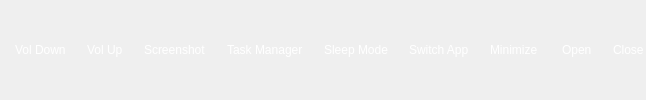
      <widget class="QWidget" name="System">
       <property name="styleSheet">
        <string notr="true">QLabel {
    color: white;
}</string>
       </property>
       <layout class="QGridLayout" name="gridLayout_4">
        <property name="leftMargin">
         <number>0</number>
        </property>
        <property name="topMargin">
         <number>0</number>
        </property>
        <property name="rightMargin">
         <number>0</number>
        </property>
        <property name="bottomMargin">
         <number>0</number>
        </property>
        <property name="spacing">
         <number>0</number>
        </property>
        <item row="0" column="0">
         <widget class="QFrame" name="SystemFrame">
          <property name="sizePolicy">
           <sizepolicy hsizetype="Preferred" vsizetype="Fixed">
            <horstretch>0</horstretch>
            <verstretch>0</verstretch>
           </sizepolicy>
          </property>
          <property name="maximumSize">
           <size>
            <width>16777215</width>
            <height>40</height>
           </size>
          </property>
          <property name="styleSheet">
           <string notr="true">QFrame { border: none; }
</string>
          </property>
          <property name="frameShape">
           <enum>QFrame::StyledPanel</enum>
          </property>
          <property name="frameShadow">
           <enum>QFrame::Raised</enum>
          </property>
          <layout class="QHBoxLayout" name="horizontalLayout_45">
           <property name="spacing">
            <number>0</number>
           </property>
           <property name="leftMargin">
            <number>0</number>
           </property>
           <property name="topMargin">
            <number>0</number>
           </property>
           <property name="rightMargin">
            <number>0</number>
           </property>
           <property name="bottomMargin">
            <number>0</number>
           </property>
           <item>
            <widget class="QFrame" name="DownFrame_2">
             <property name="sizePolicy">
              <sizepolicy hsizetype="Preferred" vsizetype="Fixed">
               <horstretch>0</horstretch>
               <verstretch>0</verstretch>
              </sizepolicy>
             </property>
             <property name="frameShape">
              <enum>QFrame::StyledPanel</enum>
             </property>
             <property name="frameShadow">
              <enum>QFrame::Raised</enum>
             </property>
             <layout class="QHBoxLayout" name="horizontalLayout_16">
              <property name="spacing">
               <number>4</number>
              </property>
              <property name="leftMargin">
               <number>0</number>
              </property>
              <property name="topMargin">
               <number>0</number>
              </property>
              <property name="rightMargin">
               <number>0</number>
              </property>
              <property name="bottomMargin">
               <number>0</number>
              </property>
              <item>
               <widget class="QFrame" name="VolDown_2">
                <property name="sizePolicy">
                 <sizepolicy hsizetype="Fixed" vsizetype="Fixed">
                  <horstretch>0</horstretch>
                  <verstretch>0</verstretch>
                 </sizepolicy>
                </property>
                <property name="frameShape">
                 <enum>QFrame::StyledPanel</enum>
                </property>
                <property name="frameShadow">
                 <enum>QFrame::Raised</enum>
                </property>
                <layout class="QHBoxLayout" name="horizontalLayout_17">
                 <property name="spacing">
                  <number>6</number>
                 </property>
                 <property name="leftMargin">
                  <number>2</number>
                 </property>
                 <property name="topMargin">
                  <number>0</number>
                 </property>
                 <property name="rightMargin">
                  <number>2</number>
                 </property>
                 <property name="bottomMargin">
                  <number>0</number>
                 </property>
                 <item>
                  <widget class="QLabel" name="Icon_11">
                   <property name="maximumSize">
                    <size>
                     <width>25</width>
                     <height>25</height>
                    </size>
                   </property>
                   <property name="text">
                    <string/>
                   </property>
                   <property name="pixmap">
                    <pixmap resource="Tray.qrc">:/TrayIcon/SystemTray/0.png</pixmap>
                   </property>
                   <property name="scaledContents">
                    <bool>true</bool>
                   </property>
                  </widget>
                 </item>
                 <item>
                  <widget class="QLabel" name="Text_11">
                   <property name="text">
                    <string>Vol Down</string>
                   </property>
                   <property name="wordWrap">
                    <bool>true</bool>
                   </property>
                  </widget>
                 </item>
                </layout>
               </widget>
              </item>
              <item>
               <widget class="QFrame" name="VolUp">
                <property name="sizePolicy">
                 <sizepolicy hsizetype="Fixed" vsizetype="Fixed">
                  <horstretch>0</horstretch>
                  <verstretch>0</verstretch>
                 </sizepolicy>
                </property>
                <property name="frameShape">
                 <enum>QFrame::StyledPanel</enum>
                </property>
                <property name="frameShadow">
                 <enum>QFrame::Raised</enum>
                </property>
                <layout class="QHBoxLayout" name="horizontalLayout_20">
                 <property name="spacing">
                  <number>6</number>
                 </property>
                 <property name="leftMargin">
                  <number>2</number>
                 </property>
                 <property name="topMargin">
                  <number>0</number>
                 </property>
                 <property name="rightMargin">
                  <number>2</number>
                 </property>
                 <property name="bottomMargin">
                  <number>0</number>
                 </property>
                 <item>
                  <widget class="QLabel" name="Icon_13">
                   <property name="maximumSize">
                    <size>
                     <width>25</width>
                     <height>25</height>
                    </size>
                   </property>
                   <property name="text">
                    <string/>
                   </property>
                   <property name="pixmap">
                    <pixmap resource="Tray.qrc">:/TrayIcon/SystemTray/4.png</pixmap>
                   </property>
                   <property name="scaledContents">
                    <bool>true</bool>
                   </property>
                  </widget>
                 </item>
                 <item>
                  <widget class="QLabel" name="Text_13">
                   <property name="text">
                    <string>Vol Up</string>
                   </property>
                   <property name="wordWrap">
                    <bool>true</bool>
                   </property>
                  </widget>
                 </item>
                </layout>
               </widget>
              </item>
              <item>
               <widget class="QFrame" name="Screenshot">
                <property name="sizePolicy">
                 <sizepolicy hsizetype="Fixed" vsizetype="Fixed">
                  <horstretch>0</horstretch>
                  <verstretch>0</verstretch>
                 </sizepolicy>
                </property>
                <property name="frameShape">
                 <enum>QFrame::StyledPanel</enum>
                </property>
                <property name="frameShadow">
                 <enum>QFrame::Raised</enum>
                </property>
                <layout class="QHBoxLayout" name="horizontalLayout_18">
                 <property name="spacing">
                  <number>6</number>
                 </property>
                 <property name="leftMargin">
                  <number>2</number>
                 </property>
                 <property name="topMargin">
                  <number>0</number>
                 </property>
                 <property name="rightMargin">
                  <number>2</number>
                 </property>
                 <property name="bottomMargin">
                  <number>0</number>
                 </property>
                 <item>
                  <widget class="QLabel" name="Icon_12">
                   <property name="maximumSize">
                    <size>
                     <width>25</width>
                     <height>25</height>
                    </size>
                   </property>
                   <property name="text">
                    <string/>
                   </property>
                   <property name="pixmap">
                    <pixmap resource="Tray.qrc">:/TrayIcon/SystemTray/5.1.png</pixmap>
                   </property>
                   <property name="scaledContents">
                    <bool>true</bool>
                   </property>
                  </widget>
                 </item>
                 <item>
                  <widget class="QLabel" name="Text_12">
                   <property name="text">
                    <string>Screenshot</string>
                   </property>
                   <property name="wordWrap">
                    <bool>true</bool>
                   </property>
                  </widget>
                 </item>
                </layout>
               </widget>
              </item>
              <item>
               <widget class="QFrame" name="TaskManager">
                <property name="sizePolicy">
                 <sizepolicy hsizetype="Fixed" vsizetype="Fixed">
                  <horstretch>0</horstretch>
                  <verstretch>0</verstretch>
                 </sizepolicy>
                </property>
                <property name="frameShape">
                 <enum>QFrame::StyledPanel</enum>
                </property>
                <property name="frameShadow">
                 <enum>QFrame::Raised</enum>
                </property>
                <layout class="QHBoxLayout" name="horizontalLayout_43">
                 <property name="spacing">
                  <number>6</number>
                 </property>
                 <property name="leftMargin">
                  <number>2</number>
                 </property>
                 <property name="topMargin">
                  <number>0</number>
                 </property>
                 <property name="rightMargin">
                  <number>2</number>
                 </property>
                 <property name="bottomMargin">
                  <number>0</number>
                 </property>
                 <item>
                  <widget class="QLabel" name="Icon_31">
                   <property name="maximumSize">
                    <size>
                     <width>30</width>
                     <height>25</height>
                    </size>
                   </property>
                   <property name="text">
                    <string/>
                   </property>
                   <property name="pixmap">
                    <pixmap resource="Tray.qrc">:/TrayIcon/SystemTray/6.png</pixmap>
                   </property>
                   <property name="scaledContents">
                    <bool>true</bool>
                   </property>
                  </widget>
                 </item>
                 <item>
                  <widget class="QLabel" name="Text_29">
                   <property name="sizePolicy">
                    <sizepolicy hsizetype="Preferred" vsizetype="Preferred">
                     <horstretch>0</horstretch>
                     <verstretch>0</verstretch>
                    </sizepolicy>
                   </property>
                   <property name="text">
                    <string>Task Manager</string>
                   </property>
                   <property name="textFormat">
                    <enum>Qt::PlainText</enum>
                   </property>
                   <property name="scaledContents">
                    <bool>false</bool>
                   </property>
                   <property name="wordWrap">
                    <bool>true</bool>
                   </property>
                  </widget>
                 </item>
                </layout>
               </widget>
              </item>
              <item>
               <widget class="QFrame" name="Sleepmode">
                <property name="sizePolicy">
                 <sizepolicy hsizetype="Fixed" vsizetype="Fixed">
                  <horstretch>0</horstretch>
                  <verstretch>0</verstretch>
                 </sizepolicy>
                </property>
                <property name="frameShape">
                 <enum>QFrame::StyledPanel</enum>
                </property>
                <property name="frameShadow">
                 <enum>QFrame::Raised</enum>
                </property>
                <layout class="QHBoxLayout" name="horizontalLayout_23">
                 <property name="spacing">
                  <number>6</number>
                 </property>
                 <property name="leftMargin">
                  <number>2</number>
                 </property>
                 <property name="topMargin">
                  <number>0</number>
                 </property>
                 <property name="rightMargin">
                  <number>2</number>
                 </property>
                 <property name="bottomMargin">
                  <number>0</number>
                 </property>
                 <item>
                  <widget class="QLabel" name="Icon_16">
                   <property name="maximumSize">
                    <size>
                     <width>25</width>
                     <height>25</height>
                    </size>
                   </property>
                   <property name="text">
                    <string/>
                   </property>
                   <property name="pixmap">
                    <pixmap resource="Tray.qrc">:/TrayIcon/SystemTray/2.png</pixmap>
                   </property>
                   <property name="scaledContents">
                    <bool>true</bool>
                   </property>
                  </widget>
                 </item>
                 <item>
                  <widget class="QLabel" name="Text_16">
                   <property name="sizePolicy">
                    <sizepolicy hsizetype="Preferred" vsizetype="Preferred">
                     <horstretch>0</horstretch>
                     <verstretch>0</verstretch>
                    </sizepolicy>
                   </property>
                   <property name="text">
                    <string>Sleep Mode</string>
                   </property>
                   <property name="textFormat">
                    <enum>Qt::PlainText</enum>
                   </property>
                   <property name="scaledContents">
                    <bool>false</bool>
                   </property>
                   <property name="wordWrap">
                    <bool>true</bool>
                   </property>
                  </widget>
                 </item>
                </layout>
               </widget>
              </item>
              <item>
               <widget class="QFrame" name="Switch_2">
                <property name="sizePolicy">
                 <sizepolicy hsizetype="Fixed" vsizetype="Fixed">
                  <horstretch>0</horstretch>
                  <verstretch>0</verstretch>
                 </sizepolicy>
                </property>
                <property name="frameShape">
                 <enum>QFrame::StyledPanel</enum>
                </property>
                <property name="frameShadow">
                 <enum>QFrame::Raised</enum>
                </property>
                <layout class="QHBoxLayout" name="horizontalLayout_22">
                 <property name="spacing">
                  <number>6</number>
                 </property>
                 <property name="leftMargin">
                  <number>2</number>
                 </property>
                 <property name="topMargin">
                  <number>0</number>
                 </property>
                 <property name="rightMargin">
                  <number>2</number>
                 </property>
                 <property name="bottomMargin">
                  <number>0</number>
                 </property>
                 <item>
                  <widget class="QLabel" name="Icon_15">
                   <property name="maximumSize">
                    <size>
                     <width>25</width>
                     <height>25</height>
                    </size>
                   </property>
                   <property name="text">
                    <string/>
                   </property>
                   <property name="pixmap">
                    <pixmap resource="Tray.qrc">:/TrayIcon/SystemTray/3.png</pixmap>
                   </property>
                   <property name="scaledContents">
                    <bool>true</bool>
                   </property>
                  </widget>
                 </item>
                 <item>
                  <widget class="QLabel" name="Text_15">
                   <property name="sizePolicy">
                    <sizepolicy hsizetype="Preferred" vsizetype="Preferred">
                     <horstretch>0</horstretch>
                     <verstretch>0</verstretch>
                    </sizepolicy>
                   </property>
                   <property name="text">
                    <string>Switch App</string>
                   </property>
                   <property name="wordWrap">
                    <bool>true</bool>
                   </property>
                  </widget>
                 </item>
                </layout>
               </widget>
              </item>
              <item>
               <widget class="QFrame" name="Minimize">
                <property name="sizePolicy">
                 <sizepolicy hsizetype="Fixed" vsizetype="Fixed">
                  <horstretch>0</horstretch>
                  <verstretch>0</verstretch>
                 </sizepolicy>
                </property>
                <property name="frameShape">
                 <enum>QFrame::StyledPanel</enum>
                </property>
                <property name="frameShadow">
                 <enum>QFrame::Raised</enum>
                </property>
                <layout class="QHBoxLayout" name="horizontalLayout_41">
                 <property name="spacing">
                  <number>6</number>
                 </property>
                 <property name="leftMargin">
                  <number>2</number>
                 </property>
                 <property name="topMargin">
                  <number>0</number>
                 </property>
                 <property name="rightMargin">
                  <number>2</number>
                 </property>
                 <property name="bottomMargin">
                  <number>0</number>
                 </property>
                 <item>
                  <widget class="QLabel" name="Icon_29">
                   <property name="maximumSize">
                    <size>
                     <width>25</width>
                     <height>25</height>
                    </size>
                   </property>
                   <property name="text">
                    <string/>
                   </property>
                   <property name="pixmap">
                    <pixmap resource="Tray.qrc">:/TrayIcon/SystemTray/8.png</pixmap>
                   </property>
                   <property name="scaledContents">
                    <bool>true</bool>
                   </property>
                  </widget>
                 </item>
                 <item>
                  <widget class="QLabel" name="Text_31">
                   <property name="sizePolicy">
                    <sizepolicy hsizetype="Preferred" vsizetype="Preferred">
                     <horstretch>0</horstretch>
                     <verstretch>0</verstretch>
                    </sizepolicy>
                   </property>
                   <property name="text">
                    <string>Minimize </string>
                   </property>
                   <property name="textFormat">
                    <enum>Qt::PlainText</enum>
                   </property>
                   <property name="scaledContents">
                    <bool>false</bool>
                   </property>
                   <property name="wordWrap">
                    <bool>true</bool>
                   </property>
                  </widget>
                 </item>
                </layout>
               </widget>
              </item>
              <item>
               <widget class="QFrame" name="Open">
                <property name="sizePolicy">
                 <sizepolicy hsizetype="Fixed" vsizetype="Fixed">
                  <horstretch>0</horstretch>
                  <verstretch>0</verstretch>
                 </sizepolicy>
                </property>
                <property name="frameShape">
                 <enum>QFrame::StyledPanel</enum>
                </property>
                <property name="frameShadow">
                 <enum>QFrame::Raised</enum>
                </property>
                <layout class="QHBoxLayout" name="horizontalLayout_21">
                 <property name="spacing">
                  <number>6</number>
                 </property>
                 <property name="sizeConstraint">
                  <enum>QLayout::SetDefaultConstraint</enum>
                 </property>
                 <property name="leftMargin">
                  <number>2</number>
                 </property>
                 <property name="topMargin">
                  <number>0</number>
                 </property>
                 <property name="rightMargin">
                  <number>2</number>
                 </property>
                 <property name="bottomMargin">
                  <number>0</number>
                 </property>
                 <item alignment="Qt::AlignHCenter|Qt::AlignVCenter">
                  <widget class="QLabel" name="Icon_14">
                   <property name="maximumSize">
                    <size>
                     <width>25</width>
                     <height>25</height>
                    </size>
                   </property>
                   <property name="text">
                    <string/>
                   </property>
                   <property name="pixmap">
                    <pixmap resource="Tray.qrc">:/TrayIcon/SystemTray/7.png</pixmap>
                   </property>
                   <property name="scaledContents">
                    <bool>true</bool>
                   </property>
                  </widget>
                 </item>
                 <item>
                  <widget class="QLabel" name="Text_14">
                   <property name="text">
                    <string>Open</string>
                   </property>
                   <property name="wordWrap">
                    <bool>true</bool>
                   </property>
                  </widget>
                 </item>
                </layout>
               </widget>
              </item>
              <item>
               <widget class="QFrame" name="Close_2">
                <property name="sizePolicy">
                 <sizepolicy hsizetype="Fixed" vsizetype="Fixed">
                  <horstretch>0</horstretch>
                  <verstretch>0</verstretch>
                 </sizepolicy>
                </property>
                <property name="frameShape">
                 <enum>QFrame::StyledPanel</enum>
                </property>
                <property name="frameShadow">
                 <enum>QFrame::Raised</enum>
                </property>
                <layout class="QHBoxLayout" name="horizontalLayout_42">
                 <property name="spacing">
                  <number>6</number>
                 </property>
                 <property name="leftMargin">
                  <number>2</number>
                 </property>
                 <property name="topMargin">
                  <number>0</number>
                 </property>
                 <property name="rightMargin">
                  <number>2</number>
                 </property>
                 <property name="bottomMargin">
                  <number>0</number>
                 </property>
                 <item>
                  <widget class="QLabel" name="Icon_30">
                   <property name="maximumSize">
                    <size>
                     <width>32</width>
                     <height>25</height>
                    </size>
                   </property>
                   <property name="text">
                    <string/>
                   </property>
                   <property name="pixmap">
                    <pixmap resource="Tray.qrc">:/TrayIcon/SystemTray/9.png</pixmap>
                   </property>
                   <property name="scaledContents">
                    <bool>true</bool>
                   </property>
                  </widget>
                 </item>
                 <item>
                  <widget class="QLabel" name="Text_30">
                   <property name="sizePolicy">
                    <sizepolicy hsizetype="Preferred" vsizetype="Preferred">
                     <horstretch>0</horstretch>
                     <verstretch>0</verstretch>
                    </sizepolicy>
                   </property>
                   <property name="text">
                    <string>Close</string>
                   </property>
                   <property name="textFormat">
                    <enum>Qt::PlainText</enum>
                   </property>
                   <property name="scaledContents">
                    <bool>false</bool>
                   </property>
                   <property name="wordWrap">
                    <bool>true</bool>
                   </property>
                  </widget>
                 </item>
                </layout>
               </widget>
              </item>
             </layout>
            </widget>
           </item>
          </layout>
         </widget>
        </item>
       </layout>
      </widget>
